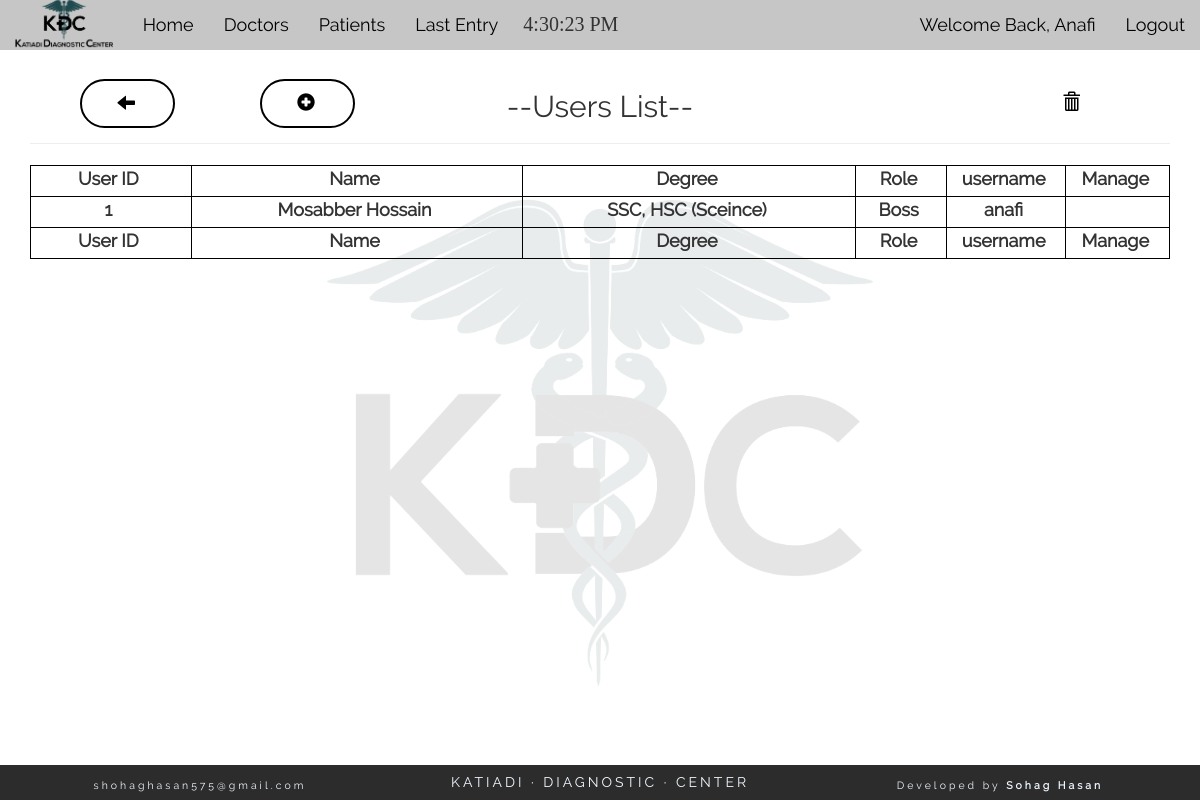
Page /view_user.php (signed in) on the committed database.
### tables this page shows
CREATE TABLE "users" (
	`id`	INTEGER NOT NULL PRIMARY KEY AUTOINCREMENT,
	`username`	TEXT NOT NULL UNIQUE,
	`pass`	TEXT NOT NULL,
	`role`	TEXT NOT NULL,
	`status`	TEXT NOT NULL,
	`name`	TEXT NOT NULL,
	`degree`	TEXT,
	`desig`	TEXT
);

### view_user.php (the view, shortened to what this page needs)
<?php
	if(isset($_SESSION['username'])){
	require('config.php');
	$sel= "SELECT * FROM users WHERE id AND status='1'";
	$res= $db-> query($sel);
?>
<section class="container-fluid text-center">
	<div class="col-md-12"  style="position: relative;">
	<h2 class="title text-center">--Users List--</h2>
	<hr><div class="col-md-12">
			<a class="edit_button trash" href="user_trash.php"><span class="glyphicon glyphicon-trash" aria-hidden="true"></span></a>
			<?php if($_SESSION['role']==='boss'){ ?> <a class="back_button" style="left: 230px;" href="add_user.php"><span class="glyphicon glyphicon-plus-sign" aria-hidden="true"></span></a><?php } ?>
			<a class="back_button" href="user.php?u=<?php echo $_SESSION['username']; ?>&s=n"><span class="glyphicon glyphicon-arrow-left" aria-hidden="true"></span></a>
		</div>
		<table id="datatable" class="container-fluid" cellspacing="0">
        <thead>
            <tr class="row">
                <th class="col-md-1 text-center b_1"><label for="">User ID</label></th>
                <th class="col-md-4 text-center b_1"><label for="">Name</label></th>
                <th class="col-md-4 text-center textone b_1"><label for="">Degree</label></th>
                <th class="col-md-1 text-center textone b_1"><label for="">Role</label></th>
                <th class="col-md-1 text-center textone b_1"><label for="">username</label></th>
                <th class="col-md-1 text-center b_1"><label for="">Manage</label></th>
            </tr>
        </thead>
		<tfoot>
            <tr class="row">
                <th class="col-md-1 text-center bb_1 b_1"><label for="">User ID</label></th>
                <th class="col-md-4 text-center bb_1 b_1"><label for="">Name</label></th>
                <th class="col-md-4 text-center textone bb_1 b_1"><label for="">Degree</label></th>
                <th class="col-md-1 text-center textone bb_1 b_1"><label for="">Role</label></th>
                <th class="col-md-1 text-center textone bb_1 b_1"><label for="">username</label></th>
                <th class="col-md-1 text-center bb_1 b_1"><label for="">Manage</label></th>
            </tr>
        </tfoot>
		<tbody>
		<?php while($data=$res-> fetchArray(SQLITE3_ASSOC)){ ?>
		<tr class="row hover">
                <td class="col-md-2 bb_1 b_1"><label for=""><?php echo $data['id']; ?></label></td>
                <td class="col-md-4 bb_1 textone b_1"><label for=""><?php echo $data['name']; ?></label></td>
                <td class="col-md-4 bb_1 textone b_1"><label for=""><?php echo $data['degree']; ?></label></td>
                <td class="col-md-1 bb_1 textone b_1 text-capitalize"><label for=""><?php echo $data['role']; ?></label></td>
                <td class="col-md-1 bb_1 textone b_1"><label for=""><?php echo $data['username']; ?></label></td>
                <td class="col-md-3 bb_1 b_1">
                </td>
            </tr>
		 <?php } ?>
		 </tbody>
		</table>
			</div>
</section>
	<?php get_footer(); }else{
		header('location: login.php');
	}  ?>

### css/style.css (style rules this page uses)
* { font-family: "Raleway-Regular"; }
body { background: url(../pics/bg.png) center center no-repeat; background-size: contain; min-height: 100vh; padding-bottom: 39px; }
#datatable tbody { background: transparent; }
a > span { color: black; transition: all ease 400ms; }
.title { font-size: 30px; }
label, a { font-size: 18px !important; line-height: 25px; padding: 0px 5px 0px 0px; }
.hover { background-color: transparent; transition: ease 100ms; }
.b_1 { border-top: 1px solid #000000; border-right: 1px solid #000000; border-left: 1px solid #000000; border-bottom: 0px; }
.b_1:last-child { border-top: 1px solid #000000; border-right: 1px solid #000000; border-left: 1px solid #000000; border-bottom: 1px solid #000000; }
.bb_1 { border-bottom: 1px solid #000000; }
.textone { text-overflow: ellipsis; white-space: nowrap; overflow: hidden; }
.edit_button { position: absolute; top: -85px; right: 50px; border: 2px solid #000; border-radius: 25px; padding: 10px 35px; text-transform: uppercase; transition: all ease 200ms; letter-spacing: 3px; }
.back_button { position: absolute; top: -85px; left: 50px; border: 2px solid #000; border-radius: 25px; padding: 10px 35px; text-transform: uppercase; transition: all ease 200ms; letter-spacing: 3px; }
.trash { border-color: transparent; color: transparent; }

### rows in the picture
users: id "1", name "Mosabber Hossain", degree "SSC, HSC (Sceince)", role "Boss", username "anafi"

### other values in the picture
$_SESSION['username'] "Anafi"
